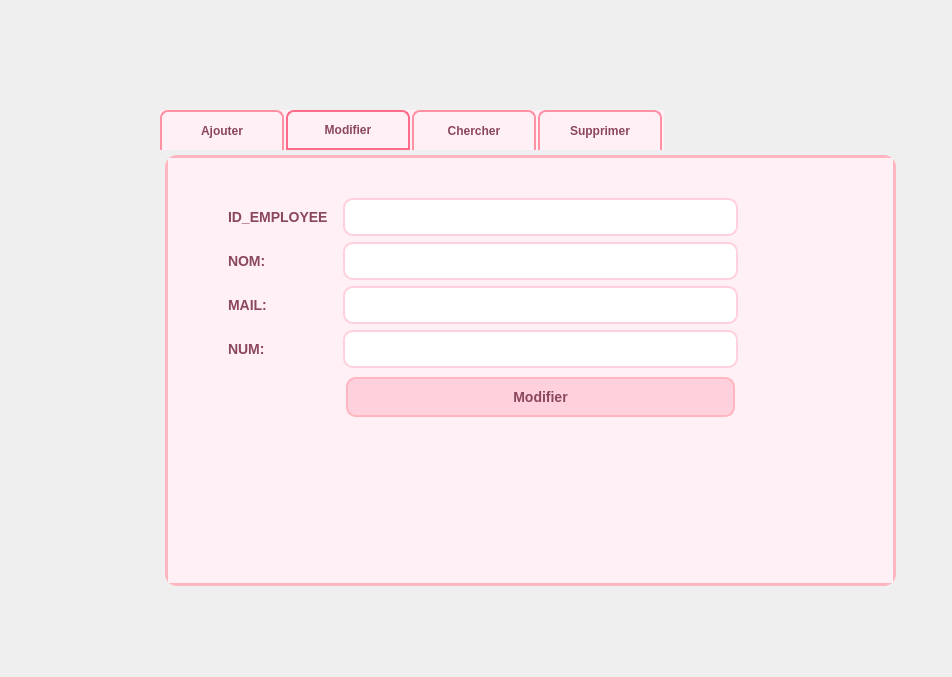
<?xml version="1.0" encoding="UTF-8"?>
<ui version="4.0">
 <class>MainWindow</class>
 <widget class="QMainWindow" name="MainWindow">
  <property name="geometry">
   <rect>
    <x>0</x>
    <y>0</y>
    <width>952</width>
    <height>677</height>
   </rect>
  </property>
  <property name="windowTitle">
   <string>Gestion des Clients</string>
  </property>
  <widget class="QWidget" name="centralWidget">
   <widget class="QTabWidget" name="tabWidget">
    <property name="geometry">
     <rect>
      <x>160</x>
      <y>110</y>
      <width>741</width>
      <height>481</height>
     </rect>
    </property>
    <property name="styleSheet">
     <string notr="true">/* Thème Rose/Saumon créatif pour l'interface d'événements */

/* Style général de la fenêtre */
QWidget {
    background-color: #fff0f5; /* Rose lavande très clair */
    color: #8b475d; /* Rose foncé */
    font-family: 'Segoe UI', Arial, sans-serif;
    font-size: 14px;
}

/* ===== STYLE DES ONGLETS (TAB WIDGET) ===== */
QTabWidget::pane {
    border: 3px solid #ffb6c1;
    border-radius: 12px;
    background: rgba(255, 255, 255, 0.9);
    margin: 5px;
}

QTabWidget::tab-bar {
    alignment: center;
}

QTabBar::tab {
    background: qlineargradient(x1: 0, y1: 0, x2: 0, y2: 1,
                                stop: 0 #ffe4e9, stop: 0.4 #ffd1dc, stop: 1 #ffb6c1);
    border: 2px solid #ff91a4;
    border-bottom: none;
    border-top-left-radius: 8px;
    border-top-right-radius: 8px;
    min-width: 90px;
    padding: 10px 15px;
    margin-right: 2px;
    font-family: 'Segoe UI', Tahoma, Geneva, Verdana, sans-serif;
    font-size: 12px;
    font-weight: bold;
    color: #8b475d;
}

QTabBar::tab:selected {
    background: qlineargradient(x1: 0, y1: 0, x2: 0, y2: 1,
                                stop: 0 #ffffff, stop: 1 #ffd1dc);
    border: 2px solid #ff6b8b;
    font-weight: bolder;
}

QTabBar::tab:hover {
    background: qlineargradient(x1: 0, y1: 0, x2: 0, y2: 1,
                                stop: 0 #ffffff, stop: 1 #ff91a4);
}

/* Style des boutons principaux */
QPushButton {
    background-color: #ffd1dc; /* Rose pastel */
    color: #8b475d;
    border: 2px solid #ffb6c1;
    border-radius: 15px;
    padding: 10px 20px;
    font-weight: bold;
    margin: 3px;
    font-size: 14px;
}

QPushButton:hover {
    background-color: #ffb6c1;
    border: 2px solid #ff91a4;
}

QPushButton:pressed {
    background-color: #ff91a4;
}

/* Style spécifique pour chaque bouton avec des couleurs différentes */
QPushButton[text=&quot;Ajouter&quot;] {
    background-color: #ffd1dc; /* Rose clair */
    border: 2px solid #ffb6c1;
    color: #8b475d;
}

QPushButton[text=&quot;Afficher&quot;] {
    background-color: #ffcccb; /* Saumon clair */
    border: 2px solid #ffa07a;
    color: #8b475d;
}

QPushButton[text=&quot;Modifier&quot;] {
    background-color: #f8c8dc; /* Rose poudré */
    border: 2px solid #f4acb6;
    color: #8b475d;
}

QPushButton[text=&quot;Supprimer&quot;] {
    background-color: #ffb7c5; /* Rose corail */
    border: 2px solid #ff91a4;
    color: #8b475d;
}

/* Style des champs de saisie */
QLineEdit {
    background-color: #ffffff;
    border: 2px solid #ffd1dc;
    border-radius: 10px;
    padding: 8px 12px;
    color: #8b475d;
    font-size: 14px;
}

QLineEdit:focus {
    border: 2px solid #ff91a4;
    background-color: #fffafafa;
}

/* Style des labels */
QLabel {
    color: #8b475d;
    font-weight: bold;
    padding: 5px;
    background-color: rgba(255, 240, 245, 0.7); /* Fond rose très léger */
    border-radius: 8px;
    font-size: 14px;
}

/* Style du titre &quot;Ajouter un evenement&quot; */
QLabel[text=&quot;Ajouter un evenement&quot;] {
    font-size: 18px;
    font-weight: bold;
    color: #8b475d;
    background-color: rgba(255, 209, 220, 0.8);
    padding: 10px;
    border-radius: 12px;
    text-align: center;
}

/* Style du bouton &quot;ajouter&quot; en bas */
QPushButton[text=&quot;ajouter&quot;] {
    background-color: #ffb6c1; /* Rose moyen */
    border: 2px solid #ff91a4;
    color: #8b475d;
    border-radius: 20px;
    padding: 12px 25px;
    font-size: 16px;
    font-weight: bold;
}

QPushButton[text=&quot;ajouter&quot;]:hover {
    background-color: #ff91a4;
}

/* Style pour les champs numériques */
QLineEdit[placeholderText=&quot;0&quot;] {
    background-color: #fffaf0;
    border: 2px solid #ffebcd;
}

/* Style pour le champ date */
QLineEdit[text=&quot;1/1/2000&quot;] {
    background-color: #fff0f5;
    border: 2px solid #ffd1dc;
}

/* Style pour les QTextEdit dans les table widgets */
QTextEdit {
    background-color: #ffffff;
    border: 2px solid #ffd1dc;
    border-radius: 8px;
    padding: 6px 10px;
    color: #8b475d;
    font-size: 14px;
    selection-background-color: #ffb6c1;
}

QTextEdit:focus {
    border: 2px solid #ff91a4;
    background-color: #fffafafa;
}

/* Style pour les QTableWidget */
QTableWidget {
    background-color: #ffffff;
    border: 2px solid #ffd1dc;
    border-radius: 8px;
    gridline-color: #ffd1dc;
    font-size: 14px;
}

QTableWidget::item {
    padding: 6px;
    border-bottom: 1px solid #ffe4e9;
    color: #8b475d;
}

QTableWidget::item:selected {
    background-color: #ffb6c1;
    color: #8b475d;
}

QHeaderView::section {
    background-color: #ffd1dc;
    color: #8b475d;
    padding: 8px;
    border: 1px solid #ffb6c1;
    font-weight: bold;
    font-size: 14px;
}

/* Effets d'ombre légers pour la profondeur */
QPushButton, QLineEdit, QLabel, QTextEdit, QTableWidget {
    border-radius: 10px;
}

/* Style pour le layout général */
QWidget#centralWidget {
    background: qlineargradient(x1: 0, y1: 0, x2: 0, y2: 1,
                                stop: 0 #fff0f5, stop: 1 #ffe4e9);
    border-radius: 15px;
}

/* Style pour les cases à cocher */
QCheckBox {
    color: #8b475d;
    font-size: 14px;
    spacing: 6px;
}

QCheckBox::indicator {
    width: 16px;
    height: 16px;
    border: 2px solid #ffb6c1;
    border-radius: 4px;
    background: white;
}

QCheckBox::indicator:checked {
    background: #ff91a4;
    border: 2px solid #ff6b8b;
}</string>
    </property>
    <property name="currentIndex">
     <number>1</number>
    </property>
    <widget class="QWidget" name="tab">
     <attribute name="title">
      <string>Ajouter</string>
     </attribute>
     <widget class="QWidget" name="formLayoutWidget">
      <property name="geometry">
       <rect>
        <x>20</x>
        <y>19</y>
        <width>641</width>
        <height>321</height>
       </rect>
      </property>
      <layout class="QFormLayout" name="formLayout">
       <item row="0" column="0">
        <widget class="QLabel" name="label">
         <property name="text">
          <string>ID_EMPLOYEE:</string>
         </property>
        </widget>
       </item>
       <item row="3" column="0">
        <widget class="QLabel" name="label_2">
         <property name="text">
          <string>NUM:</string>
         </property>
        </widget>
       </item>
       <item row="1" column="0">
        <widget class="QLabel" name="label_3">
         <property name="text">
          <string>NOM:</string>
         </property>
        </widget>
       </item>
       <item row="2" column="0">
        <widget class="QLabel" name="label_4">
         <property name="text">
          <string>MAIL:</string>
         </property>
        </widget>
       </item>
       <item row="0" column="1">
        <widget class="QLineEdit" name="lineEdit"/>
       </item>
       <item row="1" column="1">
        <widget class="QLineEdit" name="lineEdit_2"/>
       </item>
       <item row="2" column="1">
        <widget class="QLineEdit" name="lineEdit_3"/>
       </item>
       <item row="3" column="1">
        <widget class="QLineEdit" name="lineEdit_4"/>
       </item>
       <item row="4" column="1">
        <widget class="QPushButton" name="pushButton">
         <property name="text">
          <string>Ajouter</string>
         </property>
        </widget>
       </item>
      </layout>
     </widget>
    </widget>
    <widget class="QWidget" name="tab_3">
     <attribute name="title">
      <string>Modifier</string>
     </attribute>
     <widget class="QWidget" name="formLayoutWidget_3">
      <property name="geometry">
       <rect>
        <x>40</x>
        <y>29</y>
        <width>541</width>
        <height>321</height>
       </rect>
      </property>
      <layout class="QFormLayout" name="formLayout_3">
       <item row="0" column="0">
        <widget class="QLabel" name="label_6">
         <property name="text">
          <string>ID_EMPLOYEE</string>
         </property>
        </widget>
       </item>
       <item row="3" column="0">
        <widget class="QLabel" name="label_7">
         <property name="text">
          <string>NUM:</string>
         </property>
        </widget>
       </item>
       <item row="2" column="0">
        <widget class="QLabel" name="label_8">
         <property name="text">
          <string>MAIL:</string>
         </property>
        </widget>
       </item>
       <item row="1" column="0">
        <widget class="QLabel" name="label_9">
         <property name="text">
          <string>NOM:</string>
         </property>
        </widget>
       </item>
       <item row="0" column="1">
        <widget class="QLineEdit" name="lineEdit_6"/>
       </item>
       <item row="1" column="1">
        <widget class="QLineEdit" name="lineEdit_7"/>
       </item>
       <item row="2" column="1">
        <widget class="QLineEdit" name="lineEdit_8"/>
       </item>
       <item row="3" column="1">
        <widget class="QLineEdit" name="lineEdit_9"/>
       </item>
       <item row="4" column="1">
        <widget class="QPushButton" name="pushButton_3">
         <property name="text">
          <string>Modifier</string>
         </property>
        </widget>
       </item>
      </layout>
     </widget>
    </widget>
    <widget class="QWidget" name="tab_2">
     <attribute name="title">
      <string>Chercher</string>
     </attribute>
     <widget class="QWidget" name="formLayoutWidget_4">
      <property name="geometry">
       <rect>
        <x>60</x>
        <y>50</y>
        <width>521</width>
        <height>99</height>
       </rect>
      </property>
      <layout class="QFormLayout" name="formLayout_4">
       <item row="0" column="0">
        <widget class="QLabel" name="label_10">
         <property name="text">
          <string>Entre l'ID:</string>
         </property>
        </widget>
       </item>
       <item row="0" column="1">
        <widget class="QLineEdit" name="lineEdit_10"/>
       </item>
       <item row="1" column="1">
        <widget class="QPushButton" name="pushButton_4">
         <property name="text">
          <string>PushButton</string>
         </property>
        </widget>
       </item>
      </layout>
     </widget>
     <widget class="QTableView" name="tableView">
      <property name="geometry">
       <rect>
        <x>60</x>
        <y>171</y>
        <width>521</width>
        <height>211</height>
       </rect>
      </property>
     </widget>
    </widget>
    <widget class="QWidget" name="tab_4">
     <attribute name="title">
      <string>Supprimer</string>
     </attribute>
     <widget class="QWidget" name="formLayoutWidget_2">
      <property name="geometry">
       <rect>
        <x>30</x>
        <y>69</y>
        <width>561</width>
        <height>99</height>
       </rect>
      </property>
      <layout class="QFormLayout" name="formLayout_2">
       <item row="0" column="0">
        <widget class="QLabel" name="label_5">
         <property name="text">
          <string>Entrez l' ID:</string>
         </property>
        </widget>
       </item>
       <item row="0" column="1">
        <widget class="QLineEdit" name="lineEdit_5"/>
       </item>
       <item row="1" column="1">
        <widget class="QPushButton" name="pushButton_2">
         <property name="text">
          <string>supprimer</string>
         </property>
        </widget>
       </item>
      </layout>
     </widget>
    </widget>
   </widget>
  </widget>
 </widget>
 <layoutdefault spacing="6" margin="11"/>
 <resources/>
 <connections/>
</ui>
